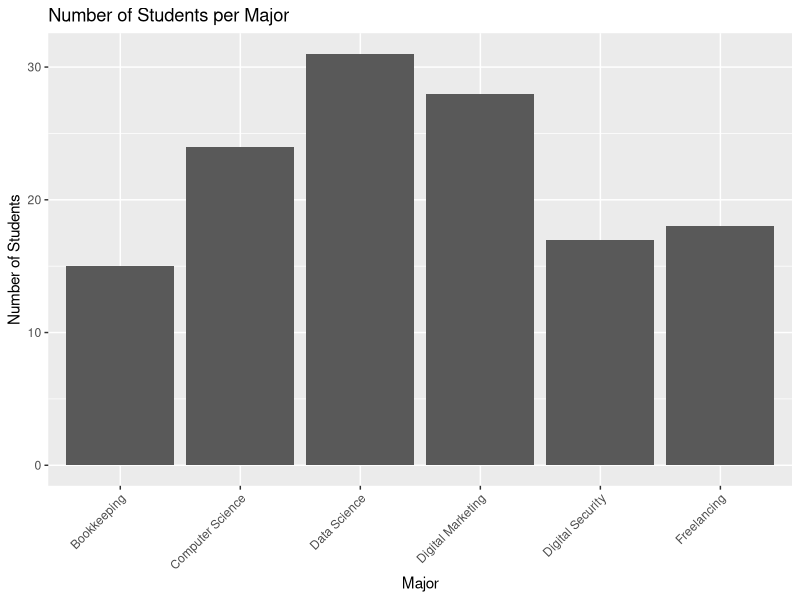
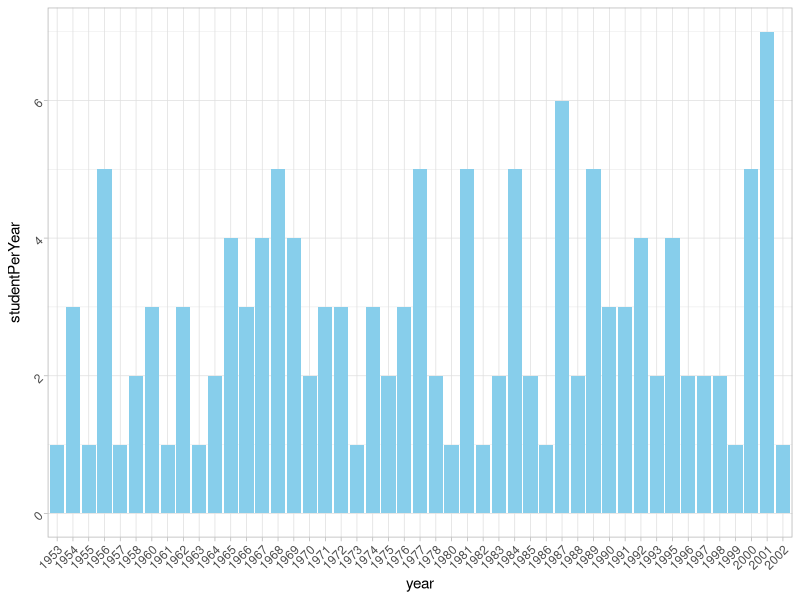
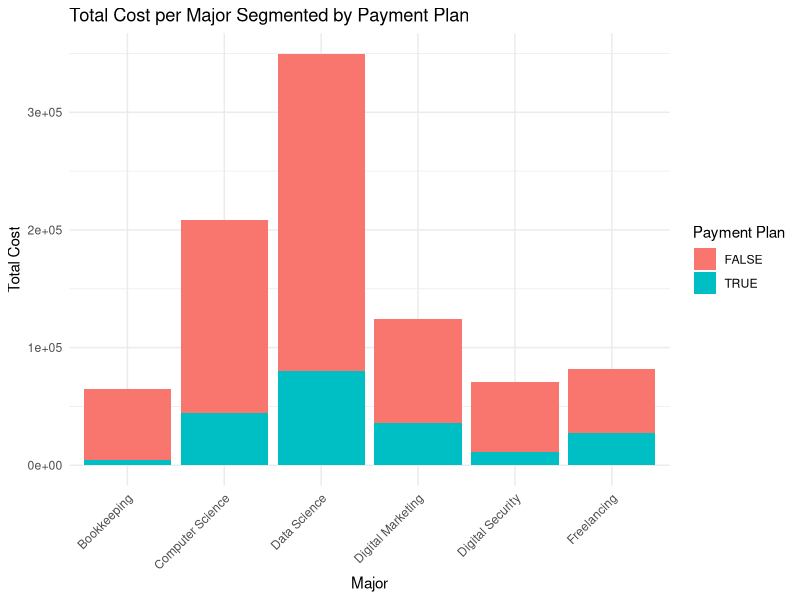
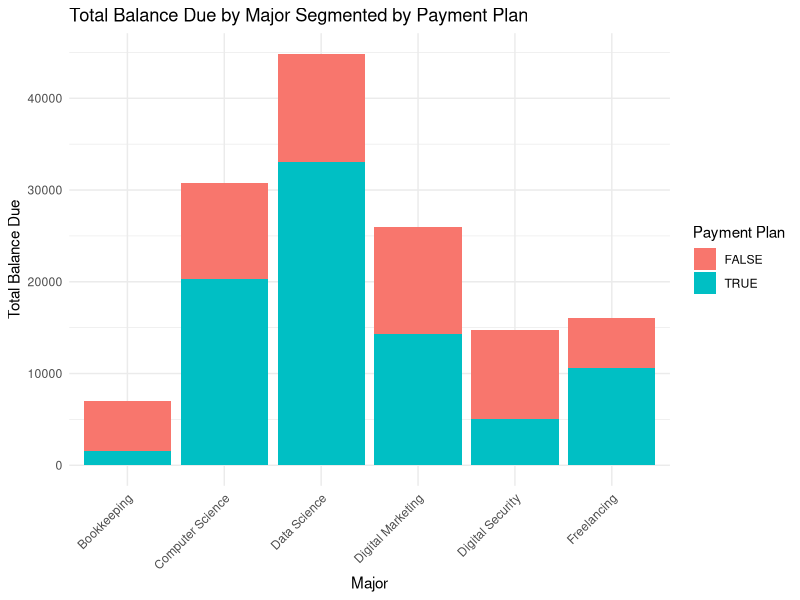

The R script that drew these images, in order:
library(readxl)
library(dplyr)
library(tidyverse)
library(tidyr)
library(ggplot2)
library(stringr)


setwd("~/Desktop/R (DATA 332)")

#reading files 
df_truck01 <- read_excel('Student.xlsx', .name_repair = 'universal')
df_truck02 <- read_excel('Registration.xlsx', .name_repair = 'universal')
df_truck03 <- read_excel('Course.xlsx', .name_repair = 'universal')


#left join to the student data 
df <- df_truck01 %>%
    left_join(df_truck02, by = "Student.ID") %>%
    left_join(df_truck03, by = "Instance.ID")


#charting major counts 
major_counts <- df %>%
  group_by(Title) %>%
  summarise(count = n())

# Create bar plot for major count 
ggplot(major_counts, aes(x = Title, y = count)) +
  geom_bar(stat = "identity") +
  labs(title = "Number of Students per Major", x = "Major", y = "Number of Students") +
  theme(axis.text.x = element_text(angle = 45, hjust = 1)) 


#chart on birth year of student 
df$year <- str_sub(df$Birth.Date, 1, 4)

df_birth_years <- df %>%
  group_by(year) %>%
  summarize(
    studentPerYear = n()
  )
ggplot(df_birth_years, aes(x = year, y = studentPerYear)) + 
  geom_col() +
  geom_bar(stat="identity", fill="skyblue") + 
  theme_light() +
  theme(axis.text = element_text(angle = 45, vjust = .5, hjust = 1))


#Total cost per major, segment by payment plan
cost_per_major <- df %>%
  group_by(Title, Payment.Plan) %>%
  summarize(Total_Cost = sum(Total.Cost))

ggplot(df, aes(x = Title, y = Total.Cost, fill = Payment.Plan)) +
  geom_bar(stat = "identity") +  # Remove position = "dodge"
  labs(title = "Total Cost per Major Segmented by Payment Plan",
       x = "Major",
       y = "Total Cost",
       fill = "Payment Plan") +
  theme_minimal() +
  theme(axis.text.x = element_text(angle = 45, hjust = 1))


#Total balance due by major, segment by payment plan 
balancedue_by_major <- df %>%
  group_by(Title, Payment.Plan) %>%
  summarize(Total_Balance_Due = sum(Balance.Due))


ggplot(df, aes(x = Title, y = Balance.Due, fill = Payment.Plan)) +
  geom_bar(stat = "identity") +  # Remove position = "dodge"
  labs(title = "Total Balance Due by Major Segmented by Payment Plan",
       x = "Major",
       y = "Total Balance Due",
       fill = "Payment Plan") +
  theme_minimal() +
  theme(axis.text.x = element_text(angle = 45, hjust = 1))









